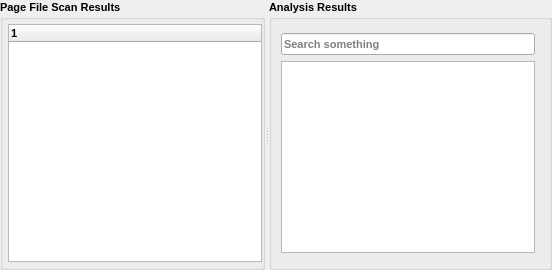
      <widget class="QWidget" name="pageFileTab">
       <property name="sizePolicy">
        <sizepolicy hsizetype="Expanding" vsizetype="Preferred">
         <horstretch>0</horstretch>
         <verstretch>0</verstretch>
        </sizepolicy>
       </property>
       <attribute name="title">
        <string>Page File Analysis</string>
       </attribute>
       <layout class="QVBoxLayout" name="pageFileLayout">
        <property name="spacing">
         <number>0</number>
        </property>
        <property name="leftMargin">
         <number>0</number>
        </property>
        <property name="topMargin">
         <number>0</number>
        </property>
        <property name="rightMargin">
         <number>0</number>
        </property>
        <property name="bottomMargin">
         <number>0</number>
        </property>
        <item>
         <widget class="QSplitter" name="pageFileSplitter">
          <property name="font">
           <font>
            <pointsize>8</pointsize>
           </font>
          </property>
          <property name="orientation">
           <enum>Qt::Horizontal</enum>
          </property>
          <widget class="QWidget" name="pageFileLeftWidget">
           <property name="font">
            <font>
             <pointsize>8</pointsize>
            </font>
           </property>
           <layout class="QVBoxLayout" name="pageFileLeftLayout">
            <property name="spacing">
             <number>0</number>
            </property>
            <item>
             <widget class="QGroupBox" name="pageFileScanGroup">
              <property name="font">
               <font>
                <pointsize>8</pointsize>
                <weight>75</weight>
                <bold>true</bold>
               </font>
              </property>
              <property name="title">
               <string>Page File Scan Results</string>
              </property>
              <layout class="QVBoxLayout" name="pageFileScanLayout">
               <property name="spacing">
                <number>5</number>
               </property>
               <property name="leftMargin">
                <number>5</number>
               </property>
               <property name="topMargin">
                <number>5</number>
               </property>
               <property name="rightMargin">
                <number>0</number>
               </property>
               <property name="bottomMargin">
                <number>5</number>
               </property>
               <item>
                <widget class="QTreeWidget" name="pagefiletreeWidget">
                 <property name="font">
                  <font>
                   <pointsize>8</pointsize>
                  </font>
                 </property>
                 <column>
                  <property name="text">
                   <string notr="true">1</string>
                  </property>
                 </column>
                </widget>
               </item>
              </layout>
             </widget>
            </item>
           </layout>
          </widget>
          <widget class="QWidget" name="pageFileRightWidget">
           <property name="font">
            <font>
             <pointsize>8</pointsize>
            </font>
           </property>
           <layout class="QVBoxLayout" name="pageFileRightLayout">
            <property name="spacing">
             <number>0</number>
            </property>
            <item>
             <widget class="QGroupBox" name="ResultsGroup">
              <property name="font">
               <font>
                <pointsize>8</pointsize>
                <weight>75</weight>
                <bold>true</bold>
               </font>
              </property>
              <property name="title">
               <string>Analysis Results</string>
              </property>
              <layout class="QVBoxLayout" name="yaraResultsLayout">
               <property name="spacing">
                <number>5</number>
               </property>
               <property name="leftMargin">
                <number>0</number>
               </property>
               <property name="topMargin">
                <number>5</number>
               </property>
               <property name="rightMargin">
                <number>5</number>
               </property>
               <property name="bottomMargin">
                <number>5</number>
               </property>
               <item>
                <widget class="QStackedWidget" name="stackedWidget">
                 <property name="font">
                  <font>
                   <pointsize>8</pointsize>
                  </font>
                 </property>
                 <widget class="QWidget" name="pageExtractStrings">
                  <layout class="QGridLayout" name="gridLayout_7">
                   <item row="0" column="0">
                    <widget class="QLineEdit" name="lineEdit_2">
                     <property name="font">
                      <font>
                       <pointsize>8</pointsize>
                      </font>
                     </property>
                     <property name="placeholderText">
                      <string>Search something</string>
                     </property>
                    </widget>
                   </item>
                   <item row="1" column="0">
                    <widget class="QTableWidget" name="tableStrings">
                     <property name="font">
                      <font>
                       <pointsize>8</pointsize>
                      </font>
                     </property>
                    </widget>
                   </item>
                  </layout>
                 </widget>
                 <widget class="QWidget" name="pageYaraDetails">
                  <layout class="QGridLayout" name="gridLayout_8">
                   <item row="0" column="0">
                    <widget class="QPlainTextEdit" name="txtYaraMatches"/>
                   </item>
                  </layout>
                 </widget>
                 <widget class="QWidget" name="pageCarveFiles">
                  <layout class="QGridLayout" name="gridLayout_9">
                   <item row="0" column="0">
                    <widget class="QListWidget" name="lstCarved"/>
                   </item>
                  </layout>
                 </widget>
                </widget>
               </item>
              </layout>
             </widget>
            </item>
           </layout>
          </widget>
         </widget>
        </item>
       </layout>
      </widget>
